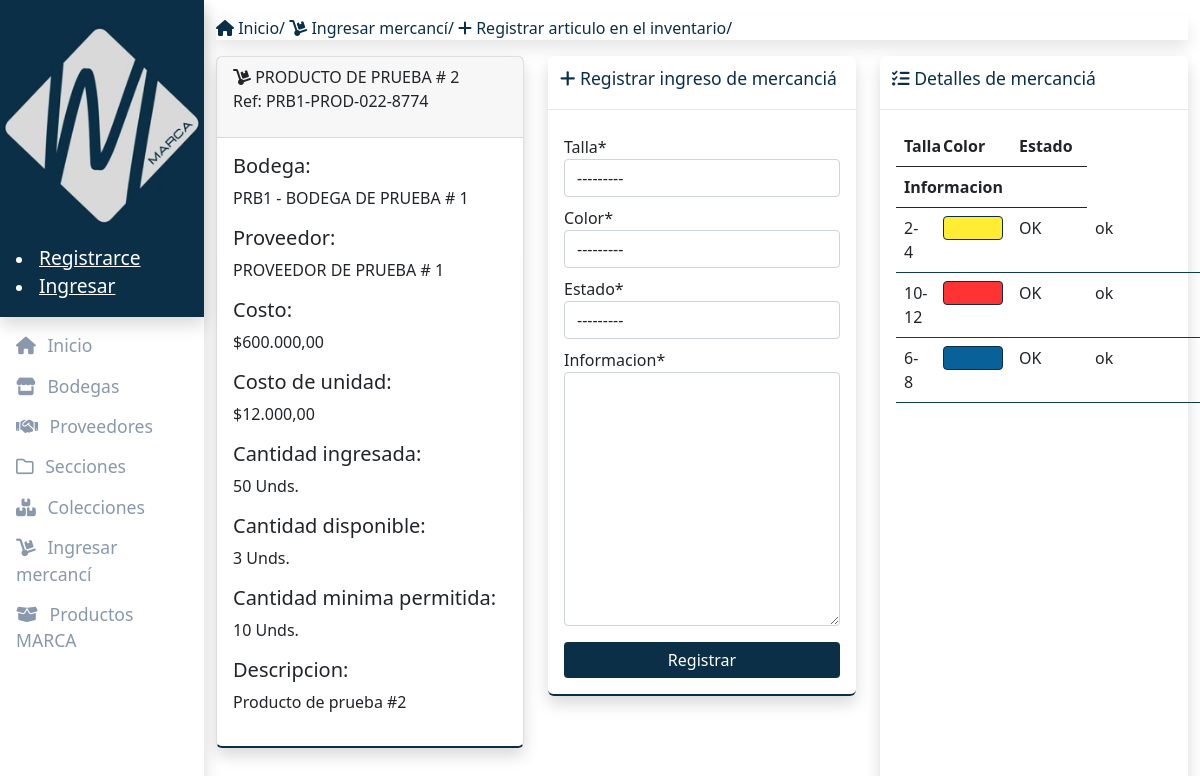
The app's page /marca/productos/b/d/agregar/e608b3e402e84234b509e73069f6dac6/ with its own data.
### producto_bodega_app/models/producto_bodega.py (models this page shows, shortened)
class ProductoBodega(ParanoidModel):
    uuid = models.UUIDField(default=uuid4, editable=False, primary_key=True)
    bodega = models.ForeignKey(Bodega, on_delete=models.PROTECT)
    proveedor = models.ForeignKey(Proveedor, on_delete=models.PROTECT)
    referencia = models.CharField(max_length=20)
    nombre = models.CharField(max_length=50)
    costo = models.DecimalField(default=0, decimal_places=2, max_digits=12)
    costo_unitario = models.DecimalField(default=0, decimal_places=2, max_digits=12)
    cantidad_entra = models.PositiveIntegerField(default=0)
    cantidad_disponible = models.PositiveIntegerField(default=0)
    cantidad_minima = models.PositiveIntegerField(default=0)
    descripcion =  models.TextField()
    is_relacionado = models.BooleanField(default=False)

### bodega_app/models/bodega.py (models this page shows)
class Bodega(ParanoidModel):
    uuid = models.UUIDField(default=uuid4, editable=False, primary_key=True)
    nombre_corto = models.CharField(max_length=6)
    nombre = models.CharField(max_length=50)
    capacidad_maxima = models.PositiveIntegerField(default=0)
    capacidad_disponible = models.PositiveIntegerField(default=0)
    direccion= models.CharField(max_length=80)
    numero_telefonico = models.CharField(max_length=10)
    correo_electronico= models.EmailField()
    descripcion = models.TextField()
    def __str__(self):
        return (self.nombre_corto + " - " + self.nombre)

### proveedor_app/models/proveedor.py (models this page shows)
class Proveedor(ParanoidModel):
    uuid = models.UUIDField(default=uuid4, editable=False, primary_key=True)
    tipo_identificacion = models.CharField(
        max_length=7, choices=tipo_identificacion_opciones)
    identificacion = models.CharField(max_length=15)
    nombre = models.CharField(max_length=50)
    direccion = models.CharField(max_length=80)
    numero_telefonico = models.CharField(max_length=10)
    correo_electronico = models.EmailField()
    descripcion = models.TextField()
    def __str__(self):
        return self.nombre

### producto_bodega_detalle_app/models/producto_bodega_detalle.py (models this page shows)
class ProductoBodegaDetalle(ParanoidModel):
    uuid = models.UUIDField(default=uuid4, editable=False, primary_key=True)
    producto_bodega = models.ForeignKey(ProductoBodega, on_delete=models.PROTECT)
    talla = models.CharField(max_length=6, choices=talla_opciones)
    color = models.CharField(max_length=7,choices=color_opciones)
    estado = models.CharField(max_length=2,choices=estado_opciones)
    informacion = models.TextField()

### administracion_app/views/producto_bodega_detalle.py (the view)
def admin_producto_bodega_detalle_agregar(request, uuid):
    producto_bodega = get_object_or_404(ProductoBodega, uuid=uuid)
    detalles = ProductoBodegaDetalle.objects.filter(producto_bodega=uuid)
    data = {'producto_bodega': producto_bodega,
            'detalles': detalles, 'form': ProductoBodegaDetalleForm}
    if producto_bodega.is_relacionado:
        messages.success(request, 'La mercancia ya fue inventariada.')
        return redirect(to="admin_producto_bodega_inicio")
    else:
        if request.method == 'POST':
            formulario = ProductoBodegaDetalleForm(data=request.POST)
            if formulario.is_valid():
                nuevo_registro = preparar_registro(formulario, producto_bodega)
                bodega = get_object_or_404(
                    Bodega, uuid=nuevo_registro.producto_bodega.bodega.uuid)
                if bodega.capacidad_disponible == 0:
                    messages.success(
                        request, 'La mercancia ya fue inventariada.')
                    return redirect(to="admin_producto_bodega_inicio")
                else:
                    nuevo_registro.save()
                    messages.success(
                        request, 'Articulo registrado en el inventario correctamente.')
            else:
                messages.success(request, 'La mercancia ya fue inventariada.')
                return redirect(to="admin_producto_bodega_inicio")
    producto_bodega = get_object_or_404(ProductoBodega, uuid=uuid)
    data["producto_bodega"] = producto_bodega
    return render(request, 'administracion_app/producto_bodega/detalle/agregar.html', data)

### administracion_app/templates/administracion_app/producto_bodega/detalle/agregar.html (shortened to what this page needs)
{% extends 'administracion_app/producto_bodega/base.html' %}
{% load crispy_forms_tags %}
{% load humanize %}
{% block complemento_barra_superior %}
<a href="{% url 'admin_producto_bodega_detalle_agregar' producto_bodega.uuid %}">
    <i class="fas fa-plus"></i> Registrar articulo en el inventario/
</a>
{% endblock %}
{% block contenedor %}
<div class="row">
    <div class="col-md-4">
        {% include 'administracion_app/producto_bodega/producto/producto_bodega.html' %}
    </div>
    <div class="col-md-4">
        <div class="panel shadow">
            <div class="header">
                <h2 class="title"><i class="fas fa-plus"></i> Registrar ingreso de mercanciá</h2>
            </div>
            <div class="inside">
                <form method="POST">
                    {{ form | crispy }}
                    <div class="mtop16">
                        <div class="row">
                            <div class="col-md-12">
                                <button type="submit" class="btn btn-success"
                                    title="Registrar mercanciá al inventario.">Registrar</button>
                            </div>
                        </div>
                    </div>
                </form>
            </div>
        </div>
    </div>
    <div class="col-md-4">
        {% include 'administracion_app/producto_bodega/detalle/listar_agregar.html' %}
    </div>
</div>
{% endblock %}

### administracion_app/templates/administracion_app/producto_bodega/producto/producto_bodega.html
{% load humanize %}
<div class="card panel shadow">
    <div class="card-header">
        <i class="fas fas fa-dolly"></i> {{producto_bodega.nombre}}
        <p>Ref: {{producto_bodega.referencia}}</p>
    </div>
    <div class="card-body">
        <h5>Bodega:</h5>
        <p>{{producto_bodega.bodega}}</p>
        <h5>Proveedor:</h5>
        <p>{{producto_bodega.proveedor}}</p>
        <h5>Costo:</h5>
        <p>${{producto_bodega.costo | intcomma}}</p>
        <h5>Costo de unidad:</h5>
        <p>${{producto_bodega.costo_unitario | intcomma}}</p>
        <h5>Cantidad ingresada:</h5>
        <p>{{producto_bodega.cantidad_entra}} Unds.</p>
        <h5>Cantidad disponible:</h5>
        <p>{{producto_bodega.cantidad_disponible}} Unds.</p>
        <h5>Cantidad minima permitida:</h5>
        <p>{{producto_bodega.cantidad_minima}} Unds.</p>
        <h5>Descripcion:</h5>
        <p>{{producto_bodega.descripcion}}</p>
    </div>
</div>

### administracion_app/templates/administracion_app/producto_bodega/detalle/listar_agregar.html
<div class="panel shadow">
    <div class="header">
        <h2 class="title"><i class="fas fa-tasks"></i> Detalles de mercanciá</h2>
    </div>
    <div class="inside content-table">
        <table class="table  table-fixed table-fixed-600 ">
            <thead>
                <tr style="width: 382px;">
                    <th style="width: 39px;">Talla</th>
                    <th style="width: 76px;">Color</th>
                    <th style="width: 76px;">Estado</th>
                    <th style="width: 191px;">Informacion</th>
                </tr>
            </thead>
            <tbody>
                {% for detalle in detalles %}
                <tr style="width: 377px;">
                    <td style="width: 39px;">{{detalle.talla}}</td>
                    <td style="width: 76px">
                        <div class="tabla-color" style="background-color: {{detalle.color}}">
                        </div>
                    </td>
                    <td style="width: 76px;">{{detalle.estado}}</td>
                    <td style="width: 176px;">{{detalle.informacion}}</td>
                </tr>
                {% endfor %}
            </tbody>
        </table>
    </div>
</div>

### administracion_app/static/administracion_app/css/administracion.css (style rules this page uses)
body { background-color: #f5f6fa; font-size: 14px; font-family: "Roboto Slab", serif; }
h1, h3, h4, h5, ul, body, html { padding: 0; margin: 0; }
.page .breadcrumb .breadcrumb-item a { text-decoration: none; color: #0b2f47 !important; }
.page .panel { background-color: #fff; border-radius: 6px; border-bottom: 2px solid #0b2f47; width: 100%; }
.page .panel .header { border-bottom: 1px solid #e8e8e8; }
.page .panel .header h2.title { display: inline-block; color: #0b2f47; font-size: 1.1em; padding: 12px 12px; }
.page .panel .inside { padding: 16px; }
.mtop16 { margin-top: 16px; }
.btn-success { background-color: #0b2f47 !important; border: 0 !important; width: 100%; outline: none; box-shadow: none; box-shadow: none !important; outline: none !important; }
form label { margin-top: 9px !important; }
.tabla-color { height: 24px; border-radius: 4px; border: 1px solid #0b2f47; width: 100%; text-align: center; }
.table-fixed-600 tbody { height: 600px !important; overflow-y: auto; width: 100%; }
.table-fixed thead, .table-fixed tbody, .table-fixed td, .table-fixed th { display: block; }
.table-fixed tbody td { float: left; border-bottom-width: 0; }
.table-fixed tbody tr { float: left; border-bottom: #103d47 solid 1px; }
.table-fixed thead > tr > th { float: left; border-bottom-width: 1; }

### records on screen
ProductoBodega: nombre "PRODUCTO DE PRUEBA # 2", referencia "PRB1-PROD-022-8774", bodega "PRB1 - BODEGA DE PRUEBA # 1", proveedor "PROVEEDOR DE PRUEBA # 1", costo "600.000,00", costo_unitario "12.000,00", cantidad_entra "50", cantidad_disponible "3", cantidad_minima "10", descripcion "Producto de prueba #2"
ProductoBodegaDetalle: talla "2-4", estado "OK", informacion "ok"
ProductoBodegaDetalle: talla "10-12", estado "OK", informacion "ok"
ProductoBodegaDetalle: talla "6-8", estado "OK", informacion "ok"
